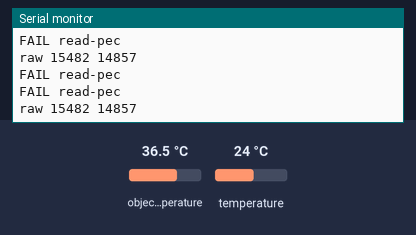
Bench run of a sketch on a simulated Arduino Uno, built with avr-gcc and run on an emulated ATmega328P. On the bench: the last lines printed to the serial monitor. Wiring (inferred from the names in the program): MLX90614 thermometer at I2C address 0x5A. Inputs (shaded band) come from the test bench; at power-on: object temperature 36.5 °C, temperature 24 °C.

Above: at 1.5 s.
1.6 s: object temperature set to 20 °C
At 2.19 s:
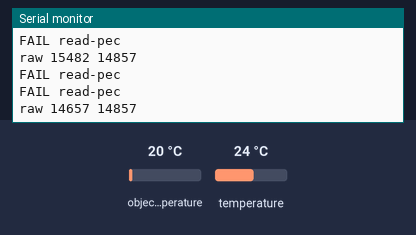
3.1 s: temperature set to 12 °C
At 3.7 s:
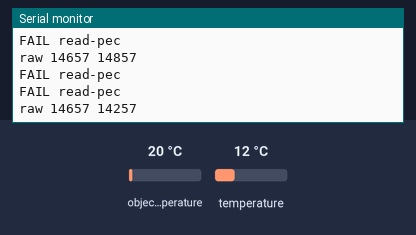
4.6 s: object temperature set to 26 °C
At 5.21 s:
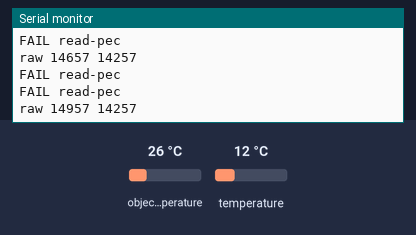
Timing chart, 0 to 7.6 s (numbered marks = the images above; inputs shaded):
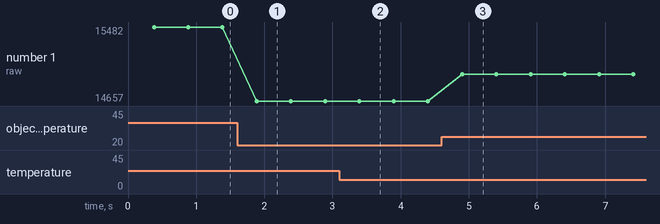

The sketch:

code.ino
```cpp
// MLX90614 SMBus selftest (nrf52840_arduino variant of the AVR sketch):
// Wire on i2c0. This core ends endTransmission(false) with a STOP, not a repeated START.
#include <Wire.h>

const byte ADDR = 0x5a;
uint16_t failures = 0;
uint16_t sectionStart = 0;

void check(bool ok, const char *name) {
  if (!ok) {
    failures++;
    Serial.print("FAIL ");
    Serial.println(name);
  }
}

void finishSection(const char *name) {
  Serial.print(name);
  Serial.print(' ');
  Serial.println(failures - sectionStart);
  sectionStart = failures;
}

byte crc8(const byte *data, byte length) {
  byte crc = 0;
  for (byte i = 0; i < length; i++) {
    crc ^= data[i];
    for (byte bit = 0; bit < 8; bit++) crc = (crc & 0x80) ? (crc << 1) ^ 0x07 : crc << 1;
  }
  return crc;
}

uint16_t readWord(byte command) {
  Wire.beginTransmission(ADDR);
  Wire.write(command);
  check(Wire.endTransmission(false) == 0, "command-ack");
  check(Wire.requestFrom(ADDR, (byte)3) == 3, "read-3-bytes");
  byte frame[5] = {ADDR << 1, command, (ADDR << 1) | 1, (byte)Wire.read(), (byte)Wire.read()};
  check(Wire.read() == crc8(frame, 5), "read-pec");
  return frame[3] | (frame[4] << 8);
}

byte writeWord(byte command, uint16_t value, bool goodPec) {
  byte frame[4] = {ADDR << 1, command, (byte)(value & 0xff), (byte)(value >> 8)};
  byte pec = crc8(frame, 4);
  Wire.beginTransmission(ADDR);
  Wire.write(command);
  Wire.write(frame[2]);
  Wire.write(frame[3]);
  Wire.write(goodPec ? pec : (byte)(pec ^ 0xff));
  return Wire.endTransmission();
}

void setup() {
  Serial.begin(115200);
  Wire.begin();
  Wire.setClock(100000);
  delay(300);

  Wire.beginTransmission(ADDR);
  check(Wire.endTransmission() == 0, "address-probe");
  finishSection("probe");

  check(readWord(0x07) == 15095, "tobj1-28.75");
  check(readWord(0x06) == 14732, "ta-21.49");
  finishSection("ram");

  check(readWord(0x24) == 0xffff, "emissivity-factory");
  check((readWord(0x2e) & 0xff) == ADDR, "smbus-address-cell");
  check((readWord(0x22) & 0x0002) == 0, "pwm-disabled");
  check((readWord(0x25) & 0x0040) == 0, "single-ir-sensor");
  check(readWord(0xf0) == 0x0010, "flags-idle");
  finishSection("eeprom");

  check(writeWord(0x24, 0x0000, true) == 0, "erase-ack");
  check(readWord(0xf0) == 0x0090, "eebusy-after-erase");
  delay(10);
  check(readWord(0xf0) == 0x0010, "eebusy-clears");
  check(readWord(0x24) == 0x0000, "erased");
  check(writeWord(0x24, 0xf332, true) == 0, "write-ack");
  delay(10);
  check(readWord(0x24) == 0xf332, "written");
  check(readWord(0x07) == 15095, "emissivity-waits-for-power-up");
  writeWord(0x24, 0x0000, true);
  delay(10);
  writeWord(0x24, 0xffff, true);
  delay(10);
  check(readWord(0x24) == 0xffff, "restored");
  finishSection("eeprom-write");

  check(writeWord(0x24, 0x0000, false) != 0, "bad-pec-nacked");
  delay(10);
  check(readWord(0x24) == 0xffff, "bad-pec-discarded");
  finishSection("bad-pec");

  Serial.print("failures ");
  Serial.println(failures);
}

void loop() {
  uint16_t object = readWord(0x07);
  uint16_t ambient = readWord(0x06);
  Serial.print("raw ");
  Serial.print(object);
  Serial.print(' ');
  Serial.println(ambient);
  delay(500);
}
```

Measured:
- after the input at 1.6 s, the serial monitor: prints a new line after 0.29 s (image 1)
- after the input at 3.1 s, the serial monitor: prints a new line after 0.30 s (image 2)
- after the input at 4.6 s, the serial monitor: prints a new line after 0.30 s (image 3)
- plotted number 1: 15482 → 14657 after the input at 1.6 s, 14657 → 14957 after the input at 4.6 s
